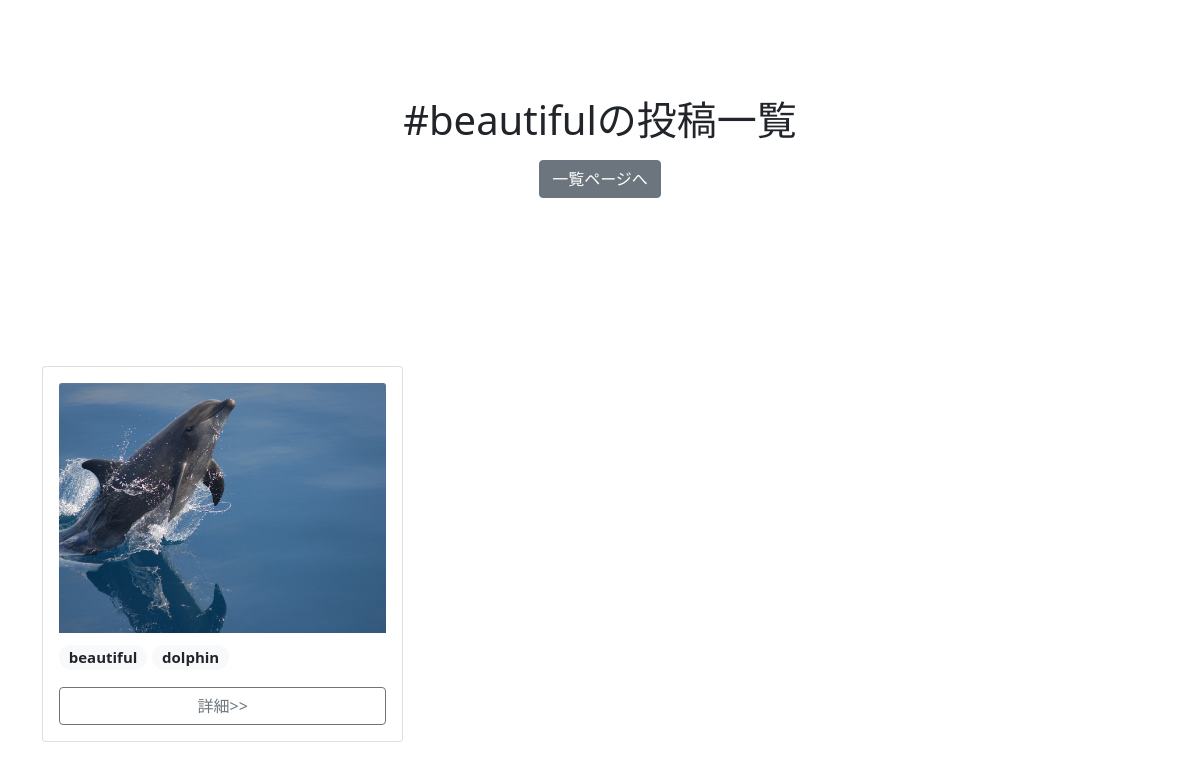
Screenshot of /tag/beautiful/ with the database file from the repository.
### album/models.py (models this page shows)
class Tag(models.Model):
    name = models.CharField(max_length=32, primary_key=True)
    def __str__(self):
        return self.name

class Photo(models.Model):
    image = models.ImageField(null=False, blank=False, upload_to="uploads/")
    description = models.TextField(null=True, blank=True)
    created_at = models.DateTimeField(auto_now_add=True)
    tags = models.ManyToManyField(Tag, blank=True)

### album/views.py (the view)
# urls.py: path("tag/<str:tag>/", TagPhotoListView.as_view(), name="tag-photo-list"),
class TagPhotoListView(ListView):
    model = Photo
    template_name = "album/tag_photo.html"
    context_object_name = "photos"
    def get_context_data(self, *args, **kwargs):
        context = super().get_context_data(*args, **kwargs)
        tag_name = self.kwargs["tag"]
        tag_name = get_object_or_404(Tag, name=tag_name)
        photos = Photo.objects.filter(tags=tag_name)
        context["tag"] = tag_name
        context["photos"] = photos
        return context

### album/templates/album/tag_photo.html
{% extends 'album/base.html' %}
{% block header %}
<section class="py-5 text-center container">
    <div class="row py-lg-5">
        <div class="col-lg-6 col-md-8 mx-auto">
            <h1 class="fw-light">#{{ tag }}の投稿一覧</h1>
            <p>
                <a href="{% url 'photo-list' %}" class="btn btn-secondary my-2">一覧ページへ</a>
            </p>
        </div>
    </div>
</section>
{% endblock header %}
{% block content %}
<div class="container">
    <div class="row g-3">
        {% for photo in photos %}
        <div class="col-6 col-md-4">
            <div class="card">
                <div class="card-body">
                    <img src="{{ photo.image.url }}" class="card-img-top" style="object-fit: cover; height: 250px">
                    <p class="mt-2 fs-5">
                        {% for tag in photo.tags.all %}
                        <span class="badge rounded-pill bg-light text-dark">
                            {{ tag }}
                        </span>
                        {% endfor %}
                    </p>
                    <div class="d-grid gap-2">
                        <a href="{% url 'photo-detail' photo.pk %}" class="btn btn-outline-secondary">詳細>></a>
                    </div>
                </div>
            </div>
        </div>
        {% endfor %}
    </div>
</div>
{% endblock content %}

### rows the page displays
Tag: name "beautiful"
Photo: image (picture)
Tag: name "dolphin"
